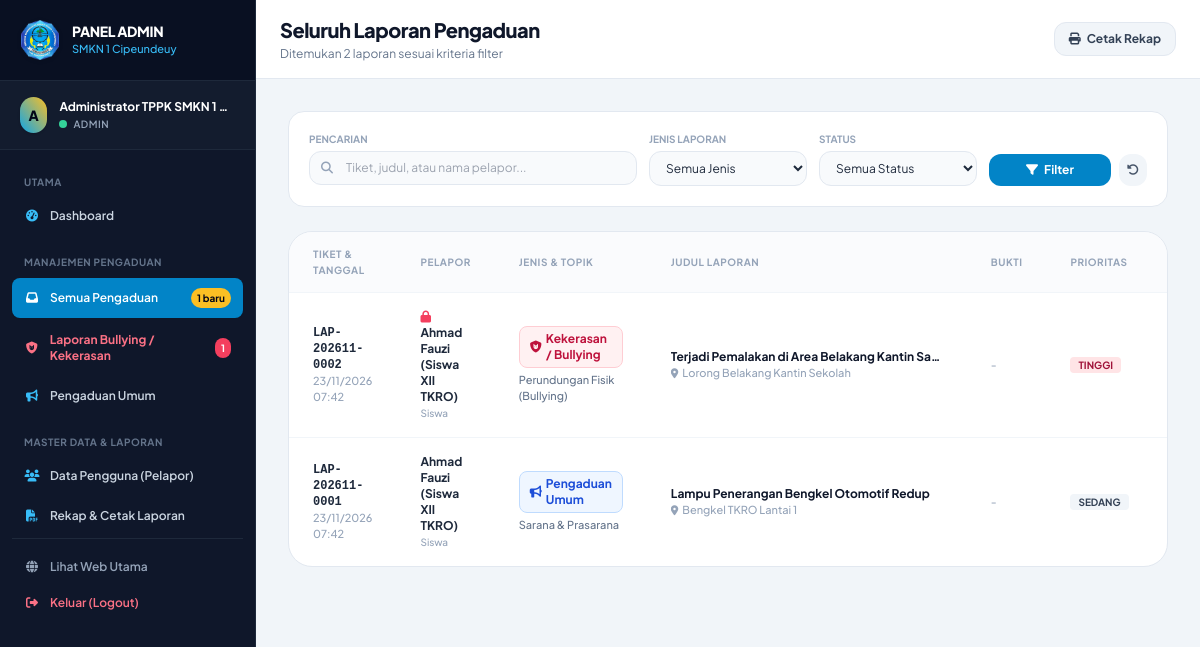
Page /admin/laporan.php (signed in) on the committed database.
### tables this page shows
CREATE TABLE `pengaduan` (
    `id` INT AUTO_INCREMENT PRIMARY KEY,
    `kode_tiket` VARCHAR(30) NOT NULL UNIQUE,
    `user_id` INT NOT NULL,
    `jenis_laporan` ENUM('umum', 'kekerasan_bullying') NOT NULL,
    `kategori_id` INT NULL,
    `judul` VARCHAR(200) NOT NULL,
    `isi_laporan` TEXT NOT NULL,
    `tanggal_kejadian` DATE NOT NULL,
    `lokasi_kejadian` VARCHAR(150) NOT NULL,
    `foto_bukti` VARCHAR(255) NULL,
    `status_privasi` ENUM('publik', 'rahasia') NOT NULL DEFAULT 'publik' COMMENT 'rahasia: hanya admin/TPPK yang tahu identitas pelapor',
    `prioritas` ENUM('rendah', 'sedang', 'tinggi', 'darurat') NOT NULL DEFAULT 'sedang',
    `status` ENUM('menunggu', 'diproses', 'selesai', 'ditolak') NOT NULL DEFAULT 'menunggu',
    `created_at` TIMESTAMP DEFAULT CURRENT_TIMESTAMP,
    `updated_at` TIMESTAMP DEFAULT CURRENT_TIMESTAMP ON UPDATE CURRENT_TIMESTAMP,
    INDEX `idx_pengaduan_user` (`user_id`),
    INDEX `idx_pengaduan_kategori` (`kategori_id`),
    CONSTRAINT `fk_pengaduan_user` FOREIGN KEY (`user_id`) REFERENCES `users` (`id`) ON DELETE CASCADE,
    CONSTRAINT `fk_pengaduan_kategori` FOREIGN KEY (`kategori_id`) REFERENCES `kategori_pengaduan` (`id`) ON DELETE SET NULL
);

CREATE TABLE `users` (
    `id` INT AUTO_INCREMENT PRIMARY KEY,
    `username` VARCHAR(50) NOT NULL UNIQUE,
    `password` VARCHAR(255) NOT NULL,
    `nama_lengkap` VARCHAR(100) NOT NULL,
    `email` VARCHAR(100) NOT NULL,
    `no_telp` VARCHAR(25) NOT NULL,
    `role` ENUM('admin', 'petugas', 'pelapor') NOT NULL DEFAULT 'pelapor',
    `tipe_pelapor` ENUM('siswa', 'wali_murid', 'masyarakat', 'staff') NOT NULL DEFAULT 'siswa',
    `nomor_identitas` VARCHAR(50) NULL COMMENT 'NISN untuk siswa, NIK untuk wali/masyarakat',
    `alamat` TEXT NULL,
    `status_aktif` TINYINT(1) NOT NULL DEFAULT 1,
    `created_at` TIMESTAMP DEFAULT CURRENT_TIMESTAMP,
    `updated_at` TIMESTAMP DEFAULT CURRENT_TIMESTAMP ON UPDATE CURRENT_TIMESTAMP
);

CREATE TABLE `kategori_pengaduan` (
    `id` INT AUTO_INCREMENT PRIMARY KEY,
    `jenis_laporan` ENUM('umum', 'kekerasan_bullying') NOT NULL,
    `nama_kategori` VARCHAR(100) NOT NULL,
    `deskripsi` TEXT NULL,
    `icon` VARCHAR(50) DEFAULT 'fa-folder'
);

### admin/laporan.php (the view, shortened to what this page needs)
<?php
require_once __DIR__ . '/../config/helpers.php';
$db = get_db_connection();
$jenis     = $_GET['jenis'] ?? 'all';
$search    = trim($_GET['search'] ?? '');
$sql = "
    SELECT p.*, k.nama_kategori, u.nama_lengkap as nama_pelapor, u.tipe_pelapor, u.no_telp as telp_pelapor
    FROM pengaduan p
    LEFT JOIN kategori_pengaduan k ON p.kategori_id = k.id
    LEFT JOIN users u ON p.user_id = u.id
    WHERE 1=1
";
$params = [];
$sql .= " ORDER BY p.id DESC";
$stmt = $db->prepare($sql);
$stmt->execute($params);
$laporanList = $stmt->fetchAll();
?>
<!DOCTYPE html>
<html lang="id" class="h-full bg-slate-100">
<head>
    <link rel="stylesheet" href="https://cdnjs.cloudflare.com/ajax/libs/font-awesome/6.5.1/css/all.min.css">
    <script src="https://cdn.tailwindcss.com"></script>
</head>
<body class="flex h-full text-slate-800 antialiased selection:bg-sky-500 selection:text-white">
    <?php require_once __DIR__ . '/../includes/sidebar_admin.php'; ?>
    <div class="flex-1 flex flex-col min-w-0 overflow-y-auto">
        <header class="bg-white border-b border-slate-200 px-6 py-4 flex flex-col sm:flex-row sm:items-center justify-between gap-4 sticky top-0 z-30 shadow-xs">
            <div>
                <h1 class="text-xl font-black text-slate-900 tracking-tight">
                    <?= $jenis === 'kekerasan_bullying' ? 'Laporan Kekerasan & Bullying (TPPK)' : ($jenis === 'umum' ? 'Daftar Pengaduan Umum' : 'Seluruh Laporan Pengaduan') ?>
                </h1>
                <p class="text-xs text-slate-500 mt-0.5">Ditemukan <?= count($laporanList) ?> laporan sesuai kriteria filter</p>
            </div>
            <div class="flex items-center gap-2">
                <a href="<?= base_url('admin/cetak.php' . (!empty($_SERVER['QUERY_STRING']) ? '?' . $_SERVER['QUERY_STRING'] : '')) ?>" target="_blank" class="px-3.5 py-2 bg-slate-100 hover:bg-slate-200 text-slate-700 font-bold text-xs rounded-xl transition flex items-center gap-1.5 border border-slate-200">
                    <i class="fa-solid fa-print"></i> Cetak Rekap
                </a>
            </div>
        </header>
        <main class="p-6 sm:p-8 space-y-6">
            <div class="bg-white p-5 rounded-2xl border border-slate-200 shadow-xs">
                <form method="GET" action="" class="grid grid-cols-1 sm:grid-cols-2 lg:grid-cols-5 gap-3">
                    <div class="lg:col-span-2">
                        <label class="block text-[10px] font-bold uppercase text-slate-400 mb-1">Pencarian</label>
                        <div class="relative">
                            <span class="absolute inset-y-0 left-0 pl-3 flex items-center text-slate-400">
                                <i class="fa-solid fa-magnifying-glass text-xs"></i>
                            </span>
                            <input type="text" name="search" value="<?= htmlspecialchars($search) ?>" placeholder="Tiket, judul, atau nama pelapor..."
                                class="w-full pl-9 pr-3 py-2 bg-slate-50 border border-slate-200 rounded-xl text-xs focus:ring-2 focus:ring-sky-500 focus:outline-none">
                        </div>
                    </div>
                    <div>
                        <label class="block text-[10px] font-bold uppercase text-slate-400 mb-1">Jenis Laporan</label>
                        <select name="jenis" class="w-full px-3 py-2 bg-slate-50 border border-slate-200 rounded-xl text-xs focus:ring-2 focus:ring-sky-500 focus:outline-none">
                            <option value="all">Semua Jenis</option>
                        </select>
                    </div>
                    <div>
                        <label class="block text-[10px] font-bold uppercase text-slate-400 mb-1">Status</label>
                        <select name="status" class="w-full px-3 py-2 bg-slate-50 border border-slate-200 rounded-xl text-xs focus:ring-2 focus:ring-sky-500 focus:outline-none">
                            <option value="all">Semua Status</option>
                        </select>
                    </div>
                    <div class="flex items-end gap-2">
                        <button type="submit" class="flex-1 py-2 bg-smk-blue hover:bg-smk-blue-hover text-white font-bold text-xs rounded-xl transition flex items-center justify-center gap-1.5 shadow-xs">
                            <i class="fa-solid fa-filter"></i> Filter
                        </button>
                        <a href="<?= base_url('admin/laporan.php') ?>" class="p-2 bg-slate-100 text-slate-600 hover:bg-slate-200 rounded-xl text-xs" title="Reset Filter">
                            <i class="fa-solid fa-rotate-left"></i>
                        </a>
                    </div>
                </form>
            </div>
            <div class="bg-white rounded-3xl border border-slate-200 shadow-xs overflow-hidden">
                <?php if (empty($laporanList)): ?>
                    <div class="py-16 text-center text-slate-400 text-xs">
                        <i class="fa-solid fa-folder-open text-3xl text-slate-300 mb-2"></i>
                        <p class="font-bold text-slate-700">Tidak Ada Laporan Ditemukan</p>
                        <p class="text-slate-500 mt-0.5">Coba ubah kata kunci pencarian atau sesuaikan opsi filter.</p>
                    </div>
                <?php else: ?>
                    <div class="overflow-x-auto">
                        <table class="w-full text-left text-xs">
                            <thead class="bg-slate-50/70 border-b border-slate-100 text-slate-400 font-bold uppercase tracking-wider text-[10px]">
                                <tr>
                                    <th class="py-3.5 px-6">Tiket & Tanggal</th>
                                    <th class="py-3.5 px-6">Pelapor</th>
                                    <th class="py-3.5 px-6">Jenis & Topik</th>
                                    <th class="py-3.5 px-6">Judul Laporan</th>
                                    <th class="py-3.5 px-6">Bukti</th>
                                    <th class="py-3.5 px-6">Prioritas</th>
                                    <th class="py-3.5 px-6">Status</th>
                                </tr>
                            </thead>
                            <tbody class="divide-y divide-slate-100 font-medium">
                                <?php foreach ($laporanList as $lap): ?>
                                    <tr class="hover:bg-slate-50/80 transition">
                                        <td class="py-4 px-6">
                                            <span class="font-mono font-bold text-slate-800 block"><?= htmlspecialchars($lap['kode_tiket']) ?></span>
                                            <span class="text-[11px] text-slate-400"><?= date('d/m/Y H:i', strtotime($lap['created_at'])) ?></span>
                                        </td>
                                        <td class="py-4 px-6">
                                            <span class="font-bold text-slate-800 block">
                                                <?php if ($lap['status_privasi'] === 'rahasia'): ?>
                                                    <i class="fa-solid fa-lock text-rose-500 mr-1" title="Laporan Rahasia / TPPK"></i>
                                                <?php endif; ?>
                                                <?= htmlspecialchars($lap['nama_pelapor']) ?>
                                            </span>
                                            <span class="text-[10px] text-slate-400 capitalize"><?= htmlspecialchars($lap['tipe_pelapor']) ?></span>
                                        </td>
                                        <td class="py-4 px-6">
                                            <?= render_jenis_badge($lap['jenis_laporan']) ?>
                                            <span class="text-[11px] text-slate-500 block mt-1"><?= htmlspecialchars($lap['nama_kategori'] ?? 'Umum') ?></span>
                                        </td>
                                        <td class="py-4 px-6 max-w-xs">
                                            <a href="<?= base_url('admin/detail.php?id=' . $lap['id']) ?>" class="font-bold text-slate-900 hover:text-smk-blue block truncate">
                                                <?= htmlspecialchars($lap['judul']) ?>
                                            </a>
                                            <span class="text-[11px] text-slate-400 block truncate">
                                                <i class="fa-solid fa-location-dot text-[10px] mr-1"></i><?= htmlspecialchars($lap['lokasi_kejadian']) ?>
                                            </span>
                                        </td>
                                        <td class="py-4 px-6">
                                            <?php if ($lap['foto_bukti']): ?>
                                                <a href="<?= base_url('uploads/' . $lap['foto_bukti']) ?>" target="_blank" class="inline-flex items-center gap-1 text-[11px] font-bold text-sky-600 hover:text-sky-800 bg-sky-50 px-2 py-1 rounded border border-sky-200">
                                                    <i class="fa-solid fa-image"></i> Foto
                                                </a>
                                            <?php else: ?>
                                                <span class="text-[11px] text-slate-400">-</span>
                                            <?php endif; ?>
                                        </td>
                                        <td class="py-4 px-6">
                                            <span class="px-2 py-0.5 rounded text-[10px] font-bold uppercase <?= in_array($lap['prioritas'], ['darurat', 'tinggi']) ? 'bg-rose-100 text-rose-800' : 'bg-slate-100 text-slate-700' ?>">
                                                <?= $lap['prioritas'] ?>
                                            </span>
                                        </td>
                                        <td class="py-4 px-6">
                                        </td>
                                    </tr>
                                <?php endforeach; ?>
                            </tbody>
                        </table>
                    </div>
                <?php endif; ?>
            </div>
        </main>
    </div>
</body>
</html>

### config/helpers.php (shortened to what this page needs)
<?php
function base_url($path = '') {
    $docRoot = str_replace('\\', '/', $_SERVER['DOCUMENT_ROOT'] ?? '');
    $projectDir = str_replace('\\', '/', realpath(__DIR__ . '/..'));
    $subDir = '';
    if (!empty($docRoot) && strpos($projectDir, $docRoot) === 0) {
        $subDir = substr($projectDir, strlen($docRoot));
    }
    $cleanPath = ltrim($path, '/');
    $prefix = rtrim($subDir, '/');
    return $prefix ? $prefix . '/' . $cleanPath : '/' . $cleanPath;
}
function render_jenis_badge($jenis) {
    if ($jenis === 'kekerasan_bullying') {
        return '<span class="inline-flex items-center gap-1 px-2.5 py-1 rounded-lg text-xs font-bold bg-rose-50 text-rose-700 border border-rose-200"><i class="fa-solid fa-shield-cat"></i> Kekerasan / Bullying</span>';
    }
    return '<span class="inline-flex items-center gap-1 px-2.5 py-1 rounded-lg text-xs font-bold bg-blue-50 text-blue-700 border border-blue-200"><i class="fa-solid fa-bullhorn"></i> Pengaduan Umum</span>';
}

### rows in the picture
pengaduan: kode_tiket "LAP-202611-0002", created_at "23/11/2026 07:42", status_privasi "rahasia" (drawn), user.nama_lengkap "Ahmad Fauzi (Siswa XII TKRO)", user.tipe_pelapor "Siswa", shows "Kekerasan / Bullying", kategori.nama_kategori "Perundungan Fisik (Bullying)", judul "Terjadi Pemalakan di Area Belakang Kantin Sa…", lokasi_kejadian "Lorong Belakang Kantin Sekolah", prioritas "TINGGI"
pengaduan: kode_tiket "LAP-202611-0001", created_at "23/11/2026 07:42", user.nama_lengkap "Ahmad Fauzi (Siswa XII TKRO)", user.tipe_pelapor "Siswa", kategori.nama_kategori "Sarana & Prasarana", judul "Lampu Penerangan Bengkel Otomotif Redup", lokasi_kejadian "Bengkel TKRO Lantai 1", prioritas "SEDANG"

### other values in the picture
substr($user['nama_lengkap'] ?? 'A', 0, 1) "A"
$user['nama_lengkap'] "Administrator TPPK SMKN 1…"
$user['role'] "ADMIN"
$counts['menunggu'] "1"
$counts['bullying_aktif'] "1"
count($laporanList) "2"
